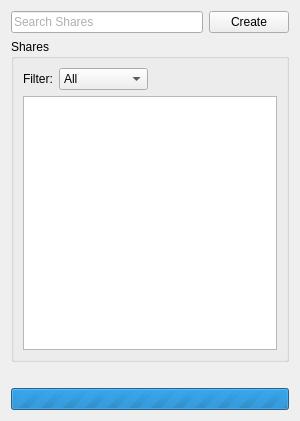
<?xml version="1.0" encoding="UTF-8"?>
<ui version="4.0">
 <class>SharesPage</class>
 <widget class="QWidget" name="SharesPage">
  <property name="geometry">
   <rect>
    <x>0</x>
    <y>0</y>
    <width>300</width>
    <height>421</height>
   </rect>
  </property>
  <property name="windowTitle">
   <string/>
  </property>
  <layout class="QVBoxLayout" name="verticalLayout_2">
   <item>
    <layout class="QHBoxLayout" name="horizontalLayout">
     <item>
      <widget class="QLineEdit" name="shareNameLineEdit">
       <property name="palette">
        <palette>
         <active>
          <colorrole role="Text">
           <brush brushstyle="SolidPattern">
            <color alpha="255">
             <red>174</red>
             <green>175</green>
             <blue>176</blue>
            </color>
           </brush>
          </colorrole>
         </active>
         <inactive>
          <colorrole role="Text">
           <brush brushstyle="SolidPattern">
            <color alpha="255">
             <red>174</red>
             <green>175</green>
             <blue>176</blue>
            </color>
           </brush>
          </colorrole>
         </inactive>
         <disabled>
          <colorrole role="Text">
           <brush brushstyle="SolidPattern">
            <color alpha="255">
             <red>120</red>
             <green>120</green>
             <blue>120</blue>
            </color>
           </brush>
          </colorrole>
         </disabled>
        </palette>
       </property>
       <property name="text">
        <string>Search Shares</string>
       </property>
      </widget>
     </item>
     <item>
      <widget class="QPushButton" name="create">
       <property name="toolTip">
        <string>Create a share</string>
       </property>
       <property name="text">
        <string>Create</string>
       </property>
      </widget>
     </item>
    </layout>
   </item>
   <item>
    <layout class="QHBoxLayout" name="horizontalLayout_2">
     <item>
      <widget class="QGroupBox" name="groupBox">
       <property name="focusPolicy">
        <enum>Qt::ClickFocus</enum>
       </property>
       <property name="title">
        <string>Shares</string>
       </property>
       <layout class="QVBoxLayout" name="verticalLayout">
        <item>
         <layout class="QHBoxLayout" name="horizontalLayout_3">
          <item>
           <widget class="QLabel" name="label">
            <property name="text">
             <string>Filter:</string>
            </property>
           </widget>
          </item>
          <item>
           <widget class="QComboBox" name="sharesFilter">
            <property name="sizePolicy">
             <sizepolicy hsizetype="Fixed" vsizetype="Fixed">
              <horstretch>0</horstretch>
              <verstretch>0</verstretch>
             </sizepolicy>
            </property>
            <property name="layoutDirection">
             <enum>Qt::LeftToRight</enum>
            </property>
            <property name="maxVisibleItems">
             <number>18</number>
            </property>
            <item>
             <property name="text">
              <string>All</string>
             </property>
            </item>
            <item>
             <property name="text">
              <string>Read-Only</string>
             </property>
            </item>
            <item>
             <property name="text">
              <string>Admin</string>
             </property>
            </item>
           </widget>
          </item>
          <item>
           <spacer name="horizontalSpacer">
            <property name="orientation">
             <enum>Qt::Horizontal</enum>
            </property>
            <property name="sizeHint" stdset="0">
             <size>
              <width>40</width>
              <height>20</height>
             </size>
            </property>
           </spacer>
          </item>
         </layout>
        </item>
        <item>
         <widget class="QListWidget" name="listWidget">
          <property name="sizePolicy">
           <sizepolicy hsizetype="Minimum" vsizetype="Expanding">
            <horstretch>0</horstretch>
            <verstretch>0</verstretch>
           </sizepolicy>
          </property>
          <property name="minimumSize">
           <size>
            <width>100</width>
            <height>0</height>
           </size>
          </property>
         </widget>
        </item>
       </layout>
      </widget>
     </item>
    </layout>
   </item>
   <item>
    <widget class="QLabel" name="labelCreate">
     <property name="text">
      <string/>
     </property>
    </widget>
   </item>
   <item>
    <widget class="QProgressBar" name="progressBarCreate">
     <property name="maximum">
      <number>0</number>
     </property>
     <property name="value">
      <number>-1</number>
     </property>
     <property name="textVisible">
      <bool>false</bool>
     </property>
    </widget>
   </item>
  </layout>
 </widget>
 <resources/>
 <connections/>
</ui>
